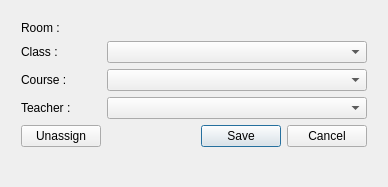
<?xml version="1.0" encoding="UTF-8"?>
<ui version="4.0">
 <class>EditDialog</class>
 <widget class="QDialog" name="EditDialog">
  <property name="geometry">
   <rect>
    <x>0</x>
    <y>0</y>
    <width>388</width>
    <height>187</height>
   </rect>
  </property>
  <property name="windowTitle">
   <string>Dialog</string>
  </property>
  <layout class="QGridLayout" name="gridLayout_2">
   <item row="0" column="0">
    <layout class="QGridLayout" name="gridLayout">
     <property name="leftMargin">
      <number>10</number>
     </property>
     <property name="topMargin">
      <number>10</number>
     </property>
     <property name="rightMargin">
      <number>10</number>
     </property>
     <property name="bottomMargin">
      <number>10</number>
     </property>
     <item row="1" column="0">
      <widget class="QLabel" name="label_2">
       <property name="maximumSize">
        <size>
         <width>16777215</width>
         <height>30</height>
        </size>
       </property>
       <property name="text">
        <string>Class :</string>
       </property>
      </widget>
     </item>
     <item row="4" column="1">
      <layout class="QHBoxLayout" name="horizontalLayout_3">
       <item>
        <spacer name="horizontalSpacer">
         <property name="orientation">
          <enum>Qt::Horizontal</enum>
         </property>
         <property name="sizeHint" stdset="0">
          <size>
           <width>40</width>
           <height>20</height>
          </size>
         </property>
        </spacer>
       </item>
       <item>
        <widget class="QPushButton" name="saveButton">
         <property name="text">
          <string>Save</string>
         </property>
        </widget>
       </item>
       <item>
        <widget class="QPushButton" name="cancelButton">
         <property name="text">
          <string>Cancel</string>
         </property>
        </widget>
       </item>
      </layout>
     </item>
     <item row="1" column="1">
      <widget class="QComboBox" name="courseComboBox"/>
     </item>
     <item row="3" column="1">
      <widget class="QComboBox" name="teacherComboBox"/>
     </item>
     <item row="0" column="1">
      <widget class="QLabel" name="roomNumber">
       <property name="text">
        <string/>
       </property>
      </widget>
     </item>
     <item row="2" column="0">
      <widget class="QLabel" name="label_3">
       <property name="maximumSize">
        <size>
         <width>16777215</width>
         <height>30</height>
        </size>
       </property>
       <property name="text">
        <string>Course :</string>
       </property>
      </widget>
     </item>
     <item row="3" column="0">
      <widget class="QLabel" name="label_4">
       <property name="maximumSize">
        <size>
         <width>16777215</width>
         <height>30</height>
        </size>
       </property>
       <property name="text">
        <string>Teacher :</string>
       </property>
      </widget>
     </item>
     <item row="2" column="1">
      <widget class="QComboBox" name="classComboBox"/>
     </item>
     <item row="0" column="0">
      <widget class="QLabel" name="label">
       <property name="maximumSize">
        <size>
         <width>16777215</width>
         <height>40</height>
        </size>
       </property>
       <property name="text">
        <string>Room :</string>
       </property>
      </widget>
     </item>
     <item row="4" column="0">
      <widget class="QPushButton" name="unassignButton">
       <property name="text">
        <string>Unassign</string>
       </property>
      </widget>
     </item>
    </layout>
   </item>
   <item row="1" column="0">
    <spacer name="verticalSpacer">
     <property name="orientation">
      <enum>Qt::Vertical</enum>
     </property>
     <property name="sizeHint" stdset="0">
      <size>
       <width>20</width>
       <height>40</height>
      </size>
     </property>
    </spacer>
   </item>
  </layout>
 </widget>
 <resources/>
 <connections>
  <connection>
   <sender>saveButton</sender>
   <signal>clicked()</signal>
   <receiver>EditDialog</receiver>
   <slot>save()</slot>
   <hints>
    <hint type="sourcelabel">
     <x>208</x>
     <y>165</y>
    </hint>
    <hint type="destinationlabel">
     <x>136</x>
     <y>143</y>
    </hint>
   </hints>
  </connection>
  <connection>
   <sender>unassignButton</sender>
   <signal>clicked()</signal>
   <receiver>EditDialog</receiver>
   <slot>unassign()</slot>
   <hints>
    <hint type="sourcelabel">
     <x>86</x>
     <y>165</y>
    </hint>
    <hint type="destinationlabel">
     <x>97</x>
     <y>183</y>
    </hint>
   </hints>
  </connection>
  <connection>
   <sender>cancelButton</sender>
   <signal>clicked()</signal>
   <receiver>EditDialog</receiver>
   <slot>reject()</slot>
   <hints>
    <hint type="sourcelabel">
     <x>326</x>
     <y>168</y>
    </hint>
    <hint type="destinationlabel">
     <x>383</x>
     <y>152</y>
    </hint>
   </hints>
  </connection>
 </connections>
 <slots>
  <slot>save()</slot>
  <slot>unassign()</slot>
 </slots>
</ui>
